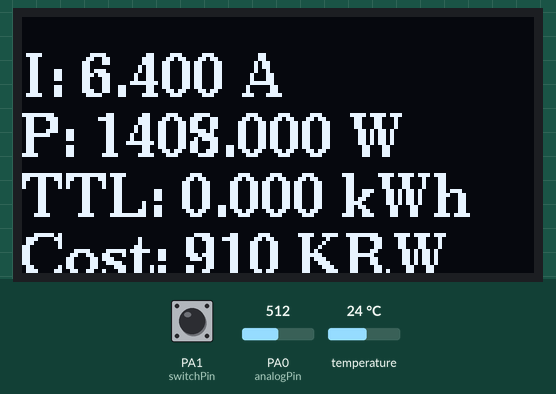
Bench run of a sketch on a simulated STM32 Blue Pill. Shown: 128×64 one-colour display. Inputs (shaded band) come from the test bench; at power-on: PA1 (switchPin) HIGH, temperature 24 °C, PA0 (analogPin) = 512. The local clock reads 2024-03-15 10:24:30 at power-on unless the sketch sets it; what the sketch prints to the serial monitor is not drawn.

Above: at 1.2 s.
1.3 s: PA1 (switchPin) pulled LOW for 3.2 s
At 5.8 s:
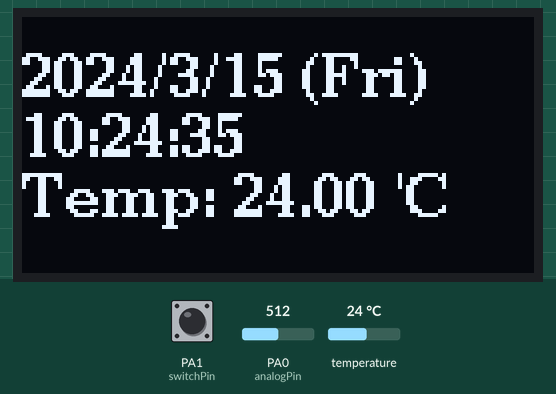
6.0 s: temperature set to 12 °C
At 6.7 s:
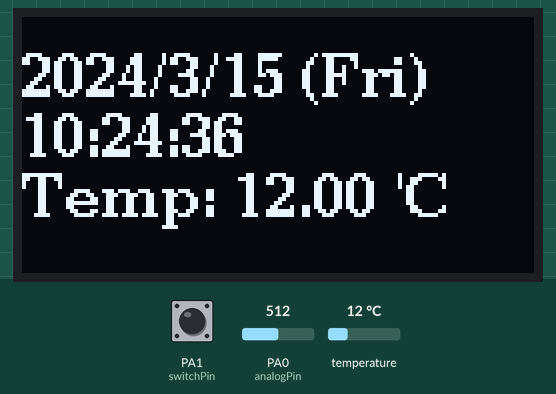
8.8 s: PA1 (switchPin) pulled LOW for 0.15 s
At 10.1 s:
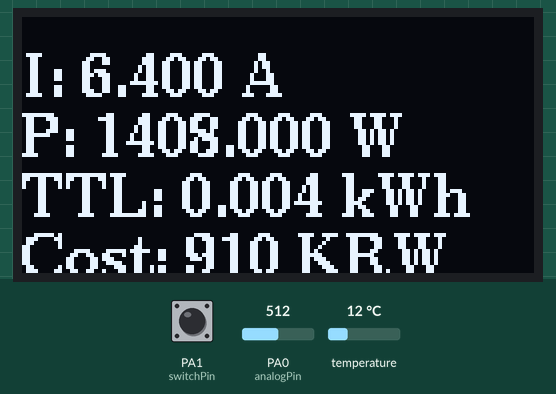
10.6 s: PA0 (analogPin) set to 390
At 12.5 s:
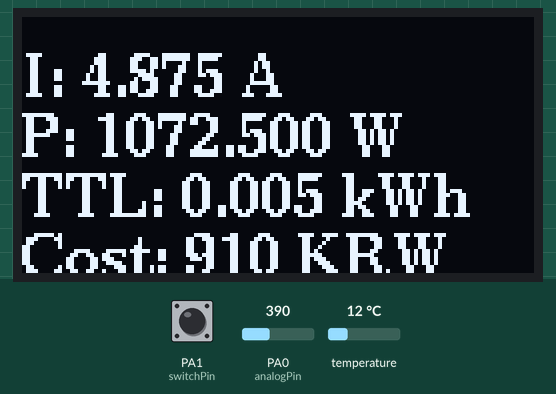
13.5 s: PA0 (analogPin) set to 410
At 14.2 s:
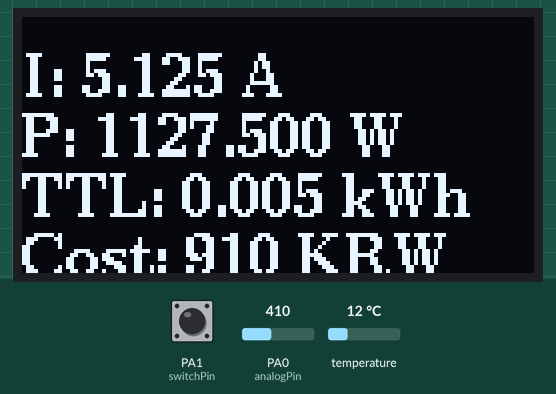
16.5 s: PA0 (analogPin) set to 511
At 19.5 s:
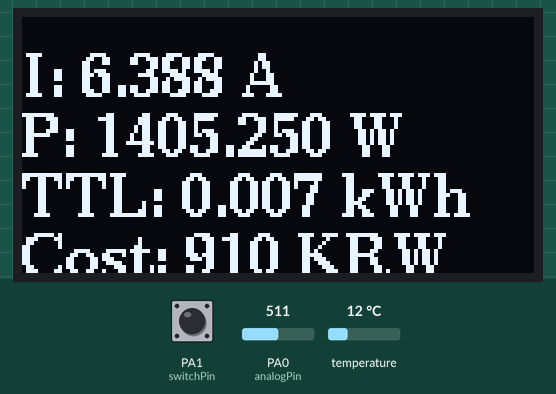
Timing chart, 0 to 20.5 s (numbered marks = the images above; inputs shaded):
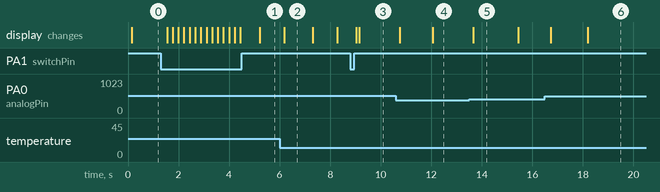

The sketch:

main.ino
```cpp
#include <Arduino.h>
#include <U8g2lib.h>
#include <RTClib.h>

RTC_DS3231 rtc; // DS3231 RTC 객체 생성

char daysOfTheWeek[7][12] = {"Sun", "Mon", "Tue", "Wed", "Thu", "Fri", "Sat"};

//실제로는 128X32 지만 128X64와 같게 사용
U8G2_SSD1306_128X64_NONAME_F_SW_I2C u8g2(U8G2_R0, /* clock=*/ PB11, /* data=*/ PB10, /* reset=*/ U8X8_PIN_NONE);

// 아날로그 핀 설정
const int analogPin = PA0;
const int switchPin = PA1; // 스위치 핀 설정

// 변수 선언
float current = 0.0; // 전류 (A)
float power = 0.0;   // 현재 전력 (W)
float totalPower = 0.0; // 누적 전력 (kWh)
float LastMonth = 0.0;  // 이전 달 누적 전력 (kWh)
float LastCost = 0.0;  // 이전 달 누적 전력 (kWh)
unsigned long lastReadingTime = 0;
const unsigned long readingInterval = 1000; // 1초마다 읽음

// 전기 요금 관련 변수 (원화)
float baseCost1 = 910.0; // 기본 요금 (원)
float baseCost2 = 1600.0; // 기본 요금 (원)
float baseCost3 = 7300.0; // 기본 요금 (원)
float ratePerKWh1 = 120.0; // 1 kWh당 요금 (원) - 0kWh부터 200kWh까지
float ratePerKWh2 = 214.6; // 1 kWh당 요금 (원) - 201kWh부터 400kWh까지
float ratePerKWh3 = 307.3; // 1 kWh당 요금 (원) - 401kWh 이상

float monthlyCost = 0.0; // 한 달 동안의 요금 누적

// 시간 관련 변수
int lastDayOfMonth = 0; // 이전에 체크한 달
boolean isFirstDay = true; // 매달 1일인지 여부

// 화면 상태 변수
enum ScreenState { POWER_STATE, LAST_STATE, TIME_STATE };
ScreenState currentState = POWER_STATE;
ScreenState previousState = POWER_STATE; // 이전 화면 상태를 저장

void setup() {
  Serial2.begin(9600);
  Serial.begin(9600);
  u8g2.begin();

  // 아날로그 핀과 스위치 핀 초기화
  pinMode(analogPin, INPUT);
  pinMode(switchPin, INPUT_PULLUP); // 스위치 핀을 내부 풀업 저항 사용으로 설정

  // RTC 초기화
  rtc.begin();

  // RTC 시간 설정 (시간이 오차 발생 시 사용 후 다시 주석처리)
   //rtc.adjust(DateTime(F(__DATE__), F(__TIME__)));
}

void loop() {
  unsigned long currentTime = millis();

  // DS3231 RTC에서 현재 시간 가져오기
  DateTime now = rtc.now();
  int currentDay = now.day();

  // 매달 1일인 경우 누적 전력 값 리셋 및 이전 달 요금 저장
  if (currentDay == 1 && now.second() == 0 && currentDay != lastDayOfMonth) {
    LastMonth = totalPower; // 이전 달 누적 전력값을 저장
    LastCost = monthlyCost; // 이전 달 전기요금을 저장
    totalPower = 0.0;  // 전력값 초기화
    monthlyCost = 0.0; // 전기요금 초기화
    isFirstDay = true;
  }

  // 아날로그 핀에서 값을 읽어온다.
  int rawValue = analogRead(analogPin);

  // 변환 계수 설정
  float currentScale = 0.0125;

  // 전류 계산
  current = rawValue * currentScale;

  // 전력 계산
  power = 220.0 * current; // 볼트 대신 220V 사용

  // 누적 전력 계산
  if (!isFirstDay) {
    totalPower += (power / 1000.0) * ((currentTime - lastReadingTime) / 3600000.0); // 시간 간격을 이용하여 kWh로 변환
  }
  isFirstDay = false;

  // 결과를 시리얼 모니터에 출력
  Serial.print("I: ");
  Serial.print(current, 3); // 소수점 3자리까지 출력
  Serial.print(" A, P: ");
  Serial.print(power, 3); // 소수점 3자리까지 출력
  Serial.print(" W\nTotal : ");
  Serial.print(totalPower, 3); // 누적 전력 출력 (kWh)
  Serial.print(" kWh, Cost: ");


  // 월간 요금 계산
  if (totalPower <= 200.0) {
    monthlyCost = baseCost1 + (totalPower * ratePerKWh1);
  } else if (totalPower <= 400.0) {
    monthlyCost = (baseCost2 + ((totalPower - 200.0) * ratePerKWh2) + 24000) * 1.137;
  } else {
    monthlyCost = (baseCost3 + ((totalPower - 400.0) * ratePerKWh3) + 24000 + 42920) * 1.137;
  }

  Serial.print(int(monthlyCost / 10.0) * 10); // 소수점 이하 자리수를 버림
  Serial.println(" KRW");
  Serial.print("Last TTL: ");
  Serial.print(LastMonth,3);
  Serial.print(" kWh");
  Serial.print("\nLast Cost: ");
  Serial.print(int(LastCost / 10.0) * 10);
  Serial.print(" kWR\n---------------------------------\n");
  Serial.print(now.year(), DEC);
  Serial.print('/');
  Serial.print(now.month(), DEC);
  Serial.print('/');
  Serial.print(now.day(), DEC);
  Serial.print(" (");
  Serial.print(daysOfTheWeek[now.dayOfTheWeek()]);
  Serial.print(")\n");
  Serial.print(now.hour(), DEC);
  Serial.print(':');
  Serial.print(now.minute(), DEC);
  Serial.print(':');
  Serial.print(now.second(), DEC);
  Serial.print("\nTemp: ");
  Serial.print(rtc.getTemperature());
  Serial.println(" ℃");

  //HC-06을 통해 안드로이드폰에 출력
  Serial2.print("ThisMonth\n");
  Serial2.print("I: ");
  Serial2.print(current, 3); // 소수점 3자리까지 출력
  Serial2.print(" A\nP: ");
  Serial2.print(power, 3);
  Serial2.print(" W\nTotal : ");
  Serial2.print(totalPower, 3);
  Serial2.print(" kWh\nCost: ");
  Serial2.print(int(monthlyCost / 10.0) * 10); // 소수점 이하 자리수를 버림
  Serial2.print(" KRW");
  Serial2.print("\n\nLastMonth\n");
  Serial2.print("Total: ");
  Serial2.print(LastMonth,3);
  Serial2.print(" kWh");
  Serial2.print("\nCost: ");
  Serial2.print(int(LastCost / 10.0) * 10);
  Serial2.print(" kWR\n\nTIME\n");
  Serial2.print(now.year(), DEC);
  Serial2.print('/');
  Serial2.print(now.month(), DEC);
  Serial2.print('/');
  Serial2.print(now.day(), DEC);
  Serial2.print(" (");
  Serial2.print(daysOfTheWeek[now.dayOfTheWeek()]);
  Serial2.print(")\n");
  Serial2.print(now.hour(), DEC);
  Serial2.print(':');
  Serial2.print(now.minute(), DEC);
  Serial2.print(':');
  Serial2.print(now.second(), DEC);
  Serial2.print("\nTemp: ");
  Serial2.print(rtc.getTemperature());
  Serial2.println(" ℃");


  lastDayOfMonth = currentDay;
  lastReadingTime = currentTime;

  // 스위치 입력을 감지하고 화면 상태 변경
  if (digitalRead(switchPin) == LOW) { // 스위치가 눌린 경우
    delay(100); // 디바운싱
    if (currentState == POWER_STATE) {
      currentState = LAST_STATE; // 화면 전환1
    } else if (currentState == LAST_STATE) {
      currentState = TIME_STATE; // 화면 전환2
    } else if (currentState == TIME_STATE) {
      currentState = POWER_STATE; // 화면 전환3
    }
  }

  // OLED 화면 출력
  u8g2.firstPage();
  do {
    u8g2.setFont(u8g2_font_ncenB10_tr); // 폰트 선택
    if (currentState == POWER_STATE) {
      // 현재 전력 사용량 및 전기사용료 표시
      u8g2.setCursor(0, 20);
      u8g2.print("I: ");
      u8g2.print(current, 3);
      u8g2.print(" A");
      u8g2.setCursor(0, 35);
      u8g2.print("P: ");
      u8g2.print(power, 3);
      u8g2.print(" W");
      u8g2.setCursor(0, 50);
      u8g2.print("TTL: ");
      u8g2.print(totalPower, 3);
      u8g2.print(" kWh");
      u8g2.setCursor(0, 65);
      u8g2.print("Cost: ");
      u8g2.print(int(monthlyCost / 10.0) * 10);
      u8g2.print(" KRW");
    } else if (currentState == TIME_STATE) {
      // 시간, 온도 표시
      u8g2.setCursor(0, 20);
      u8g2.print(now.year(), DEC);
      u8g2.print('/');
      u8g2.print(now.month(), DEC);
      u8g2.print('/');
      u8g2.print(now.day(), DEC);
      u8g2.print(" (");
      u8g2.print(daysOfTheWeek[now.dayOfTheWeek()]);
      u8g2.print(") ");
      u8g2.setCursor(0, 35);
      u8g2.print(now.hour(), DEC);
      u8g2.print(':');
      u8g2.print(now.minute(), DEC);
      u8g2.print(':');
      u8g2.print(now.second(), DEC);
      u8g2.setCursor(0, 50);
      u8g2.print("Temp: ");
      u8g2.print(rtc.getTemperature());
      u8g2.print(" 'C");
    } else {
      // 지난달 비용 상태 화면 출력
      u8g2.setCursor(0, 20);
      u8g2.print("Last Month");
      u8g2.setCursor(0, 35);
      u8g2.print("TTL: ");
      u8g2.print(LastMonth,3);
      u8g2.print(" kWh");
      u8g2.setCursor(0, 50);
      u8g2.print("Cost: ");
      u8g2.print(int(LastCost / 10.0) * 10);
      u8g2.print(" KRW");
    }
  } while (u8g2.nextPage());
}
```

Measured:
- after the input at 1.3 s, the display: first changes after 0.24 s (image 1 shows a later state)
- after the input at 8.8 s, the display: first changes after 0.23 s (image 3 shows a later state)
- after the input at 10.6 s, the display: first changes after 0.16 s (image 4 shows a later state)
- after the input at 13.5 s, the display: changes after 0.17 s (image 5)
- after the input at 16.5 s, the display: first changes after 0.23 s (image 6 shows a later state)
- what the display in image 2 shows lasts 1.1 s, from 6.2 s to 7.3 s
- what the display in image 5 shows lasts 1.7 s, from 13.7 s to 15.4 s
